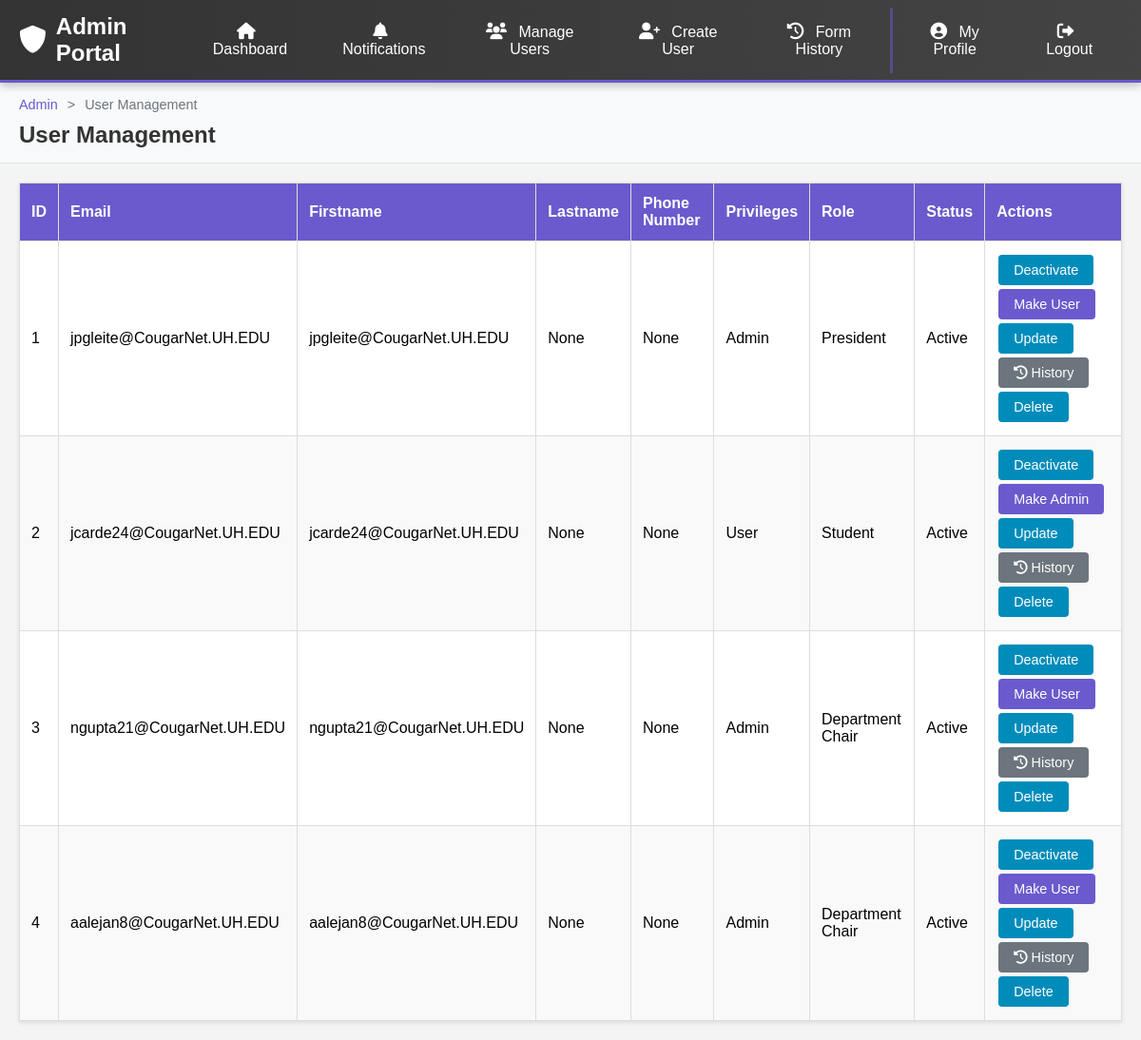
Page /a on the earlier database version.
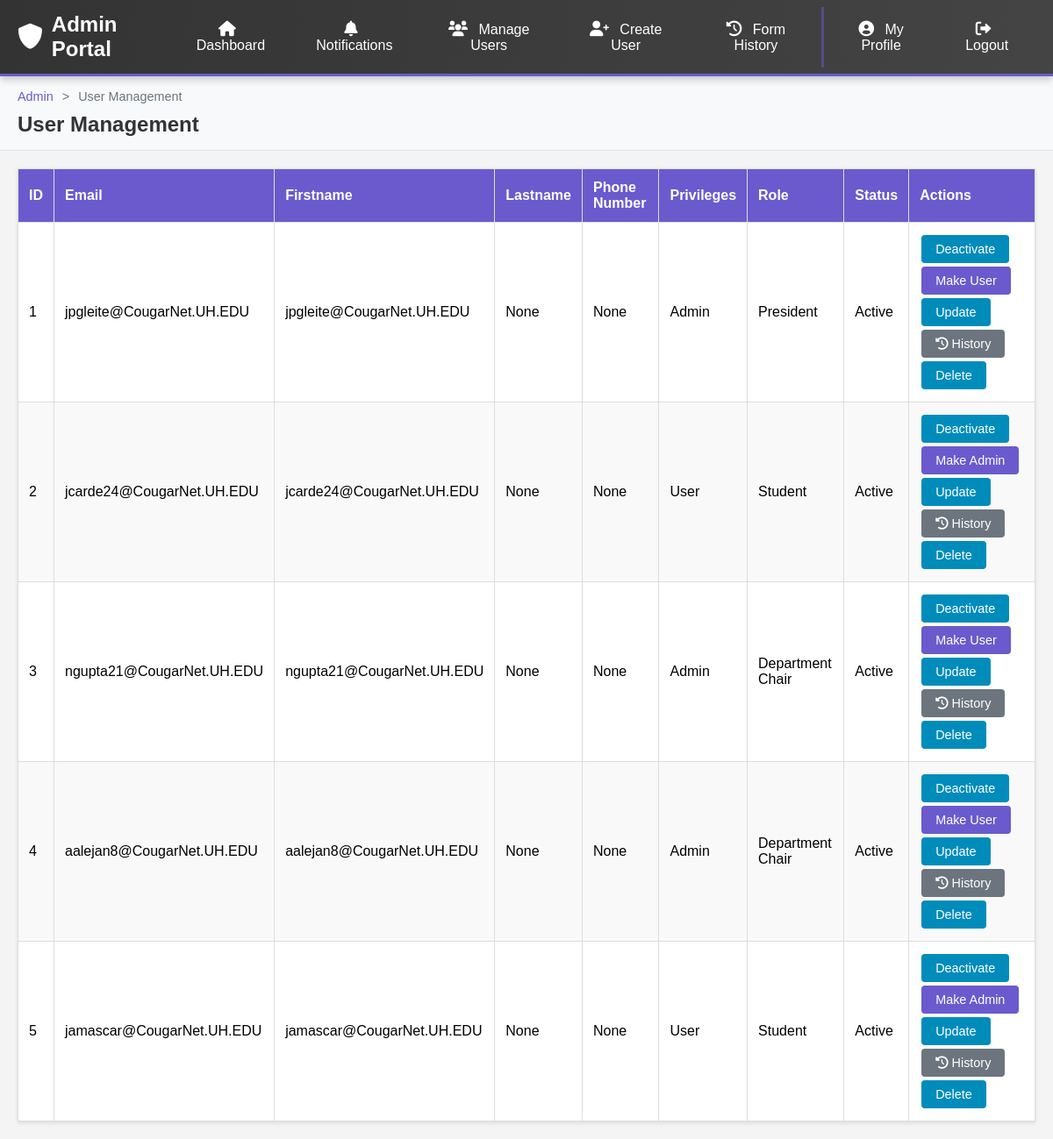
Same page on the later database version.
### main.py (models this page shows, shortened)
class Profile(db.Model):
    id = db.Column(db.Integer, primary_key=True)
    first_name = db.Column(db.String(20), nullable=True)
    last_name = db.Column(db.String(20), nullable=True)
    active = db.Column(db.Boolean, default=True, nullable=True)
    pass_word = db.Column(db.String(200), nullable=False)  # Hashed passwords
    privilages_ = db.Column(db.String(20), default='user')
    user_roles = db.relationship('UserRole', back_populates='user')
    email_ = db.Column(db.String(100), nullable=True)
    usertokenid = db.Column(db.String(100), nullable=True)
    bio = db.Column(db.Text, nullable=True)
    phoneN_ = db.Column(db.String(200), nullable=True)
    address = db.Column(db.String(200), nullable=True)
    enroll_status = db.Column(db.String(200), nullable=True)
    date_created = db.Column(db.DateTime, default=datetime.utcnow)

class UserRole(db.Model):
    __tablename__ = 'user_roles'
    id = db.Column(db.Integer, primary_key=True)
    user_id = db.Column(db.Integer, db.ForeignKey('profile.id'))
    role_id = db.Column(db.Integer, db.ForeignKey('roles.id'))
    department_id = db.Column(db.Integer, db.ForeignKey('departments.id'))
    role = db.relationship('Role', back_populates='user_roles')
    department = db.relationship('Department')
    user = db.relationship('Profile', back_populates='user_roles')

class Role(db.Model):
    __tablename__ = 'roles'
    id = db.Column(db.Integer, primary_key=True)
    name = db.Column(db.String(50), unique=True)  # student, department_chair, president
    level = db.Column(db.Integer)  # 1=student, 2=chair, 3=president
    user_roles = db.relationship('UserRole', back_populates='role')

### main.py (the view)
@app.route('/a')
def ad():
    profiles = Profile.query.all()  # Retrieve all profiles from the database
    return render_template('adminpage.html', profiles=profiles)

### main.py (called while the page is built)
@app.before_request
def check_user_active():
    user_id = session.get('user_id')
    if user_id:
        user = Profile.query.get(user_id)
        if user and not user.active and user.privilages_ != 'admin':
            session.clear()  # Clear session to prevent further access
            return redirect(url_for('deactivated'))  # Redirect to a deactivated page

### templates/adminpage.html (shortened to what this page needs)
<!DOCTYPE html>
<html>
  <head>
    <link
      rel="stylesheet"
      href="https://cdnjs.cloudflare.com/ajax/libs/font-awesome/6.0.0/css/all.min.css"
    />
    <link
      rel="stylesheet"
      href="{{ url_for('static', filename='css/admin_navbar.css') }}"
    />
  </head>
  <body>
    <nav class="admin-navbar">
      <div class="nav-container">
        <div class="top-bar">
          <a href="/ap" class="logo">
            <i class="fas fa-shield-alt"></i> Admin Portal
          </a>
        </div>
        <div class="nav-links">
          <a href="/ap"><i class="fas fa-home"></i> Dashboard</a>
          <a href="/notifications"><i class="fas fa-bell"></i> Notifications</a>
          <a href="/adminpage"><i class="fas fa-users"></i> Manage Users</a>
          <a href="/create"><i class="fas fa-user-plus"></i> Create User</a>
          <a href="/form_history"
            ><i class="fas fa-history"></i> Form History</a
          >
          <a href="/profile" class="profile-link"
            ><i class="fas fa-user-circle"></i> My Profile</a
          >
          <a href="{{ url_for('logout') }}"
            ><i class="fas fa-sign-out-alt"></i> Logout</a
          >
        </div>
      </div>
    </nav>
    <div class="page-header">
      <ul class="breadcrumb">
        <li><a href="/ap">Admin</a></li>
        <li class="current">User Management</li>
      </ul>
      <h2>User Management</h2>
    </div>
    <div class="main-container">
      <table>
        <thead>
          <tr>
            <th>ID</th>
            <th>Email</th>
            <th>Firstname</th>
            <th>Lastname</th>
            <th>Phone Number</th>
            <th>Privileges</th>
            <th>Role</th>
            <th>Status</th>
            <th>Actions</th>
          </tr>
        </thead>
        <tbody>
          {% for data in profiles %}
          <tr>
            <td>{{ data.id }}</td>
            <td>{{data.email_}}</td>
            <td>{{ data.first_name }}</td>
            <td>{{ data.last_name }}</td>
            <td>{{ data.phoneN_ }}</td>
            <td>
              {% if data.privilages_ == "admin" %} Admin {% else %} User {%
              endif %}
            </td>
            <td>
              {% if data.user_roles %} {% for user_role in data.user_roles %}
              <span class="role-badge role-{{ user_role.role.name }}">
                {{ user_role.role.name|replace('_', ' ')|title }}
              </span>
              {% endfor %} {% else %}
              <span class="role-badge role-student">Student</span>
              {% endif %}
            </td>
            <td>{% if data.active %} Active {% else %} Inactive {% endif %}</td>
            <td>
              <a href="/active/{{ data.id }}" class="action-btn">
                {% if data.active %} Deactivate {% else %} Activate {% endif %}
              </a>
              <a href="/priv/{{ data.id }}" class="priv-btn">
                {% if data.privilages_ == "user" %} Make Admin {% else %} Make
                User {% endif %}
              </a>
              <a href="/update/{{ data.id }}" class="action-btn">Update</a>
              <a href="/history/{{ data.id }}" class="history-btn">
                <i class="fas fa-history"></i> History
              </a>
              <a
                href="/delete/{{ data.id }}"
                class="action-btn"
                onclick="return confirm('Are you sure you want to delete this user?')"
                >Delete</a
              >
            </td>
          </tr>
          {% endfor %}
        </tbody>
      </table>
    </div>
  </body>
</html>

### static/css/admin_navbar.css (style rules this page uses)
.admin-navbar { background: linear-gradient(90deg, #333 0%, #444 100%); overflow: hidden; box-shadow: 0 4px 10px rgba(0, 0, 0, 0.2); position: sticky; top: 0; z-index: 1000; border-bottom: 3px solid #6a5acd; }
.admin-navbar .nav-container { display: flex; justify-content: space-between; align-items: center; max-width: 1200px; margin: 0 auto; padding: 0 20px; }
.admin-navbar .logo { color: white; font-weight: bold; font-size: 1.5rem; padding: 14px 0; text-decoration: none; display: flex; align-items: center; transition: all 0.3s ease; }
.admin-navbar .logo i { margin-right: 10px; font-size: 1.2em; }
.admin-navbar .nav-links { display: flex; margin: 0; padding: 0; }
.admin-navbar .nav-links a { display: flex; align-items: center; color: #f0f0f0; text-align: center; padding: 16px 20px; text-decoration: none; transition: all 0.3s ease; position: relative; font-weight: 500; }
.admin-navbar .nav-links a i { margin-right: 8px; font-size: 1.1em; }
.admin-navbar .nav-links a.profile-link { border-left: 3px solid rgba(106, 90, 205, 0.5); }

### templates/adminpage.html (style rules this page uses)
body { background-color: #f4f4f4; font-family: Arial, sans-serif; margin: 0; padding: 0; color: #333; }
.admin-navbar { background-color: #333; overflow: hidden; box-shadow: 0 4px 8px rgba(0, 0, 0, 0.2); position: sticky; top: 0; z-index: 1000; }
.admin-navbar .nav-container { display: flex; justify-content: space-between; align-items: center; max-width: 1200px; margin: 0 auto; padding: 0 20px; }
.admin-navbar .logo { color: white; font-weight: bold; font-size: 1.5rem; padding: 14px 0; text-decoration: none; display: flex; align-items: center; }
.admin-navbar .logo i { margin-right: 10px; }
.admin-navbar .nav-links { display: flex; }
.admin-navbar .nav-links a { display: block; color: white; text-align: center; padding: 16px 20px; text-decoration: none; transition: all 0.3s ease; }
.page-header { background-color: #f8f9fa; padding: 15px 20px; border-bottom: 1px solid #dee2e6; max-width: 1200px; margin: 0 auto; }
.page-header .breadcrumb { display: flex; list-style: none; padding: 0; margin: 0; }
.page-header .breadcrumb li { display: inline; font-size: 0.9rem; }
.page-header .breadcrumb li:not(:last-child)::after { content: ">"; margin: 0 10px; color: #6c757d; }
.page-header .breadcrumb a { color: #6a5acd; text-decoration: none; }
.page-header .breadcrumb .current { color: #6c757d; font-weight: 500; }
.page-header h2 { margin: 10px 0 0 0; color: #333; }
.main-container { max-width: 1200px; margin: 20px auto; padding: 0 20px; }
table { width: 100%; border-collapse: collapse; background-color: #fff; color: #000; margin-top: 20px; box-shadow: 0 2px 4px rgba(0, 0, 0, 0.1); }
th, td { border: 1px solid #ddd; padding: 12px; text-align: left; }
th { background-color: #6a5acd; color: #fff; font-weight: 600; }
tr:nth-child(even) { background-color: #f9f9f9; }
.action-btn { display: inline-block; background-color: #008cba; color: #fff; padding: 8px 16px; text-decoration: none; font-size: 0.9rem; border-radius: 4px; transition: background-color 0.3s ease; margin: 2px; }
.priv-btn { display: inline-block; background-color: #6a5acd; color: #fff; padding: 8px 16px; text-decoration: none; font-size: 0.9rem; border-radius: 4px; transition: background-color 0.3s ease; margin: 2px; }
.history-btn { display: inline-block; background-color: #6c757d; color: #fff; padding: 8px 16px; text-decoration: none; font-size: 0.9rem; border-radius: 4px; transition: background-color 0.3s ease; margin: 2px; }

Differences in the rows shown:
added Profile: id "5", email_ "jamascar@CougarNet.UH.EDU", first_name "jamascar@CougarNet.UH.EDU", last_name "None", phoneN_ "None", privilages_ "User", active "Active"
added UserRole: role.name "Student", shown under "5"
